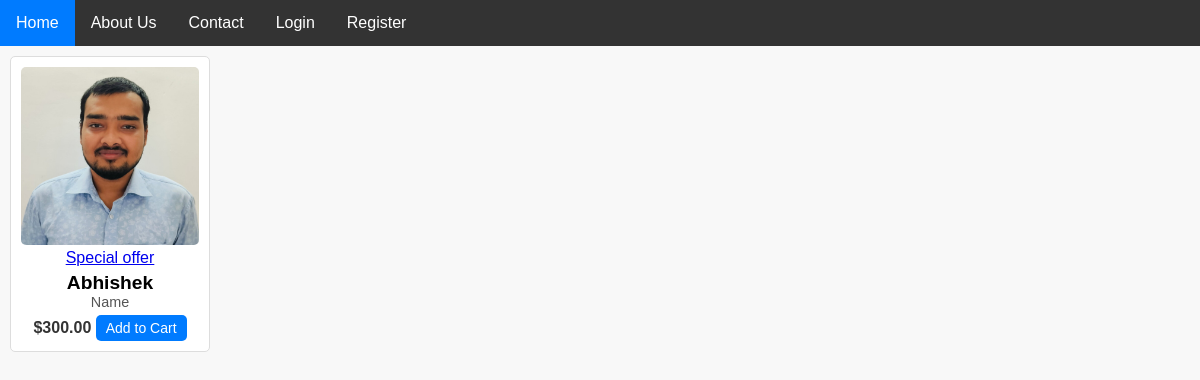
The app's page /, older data.
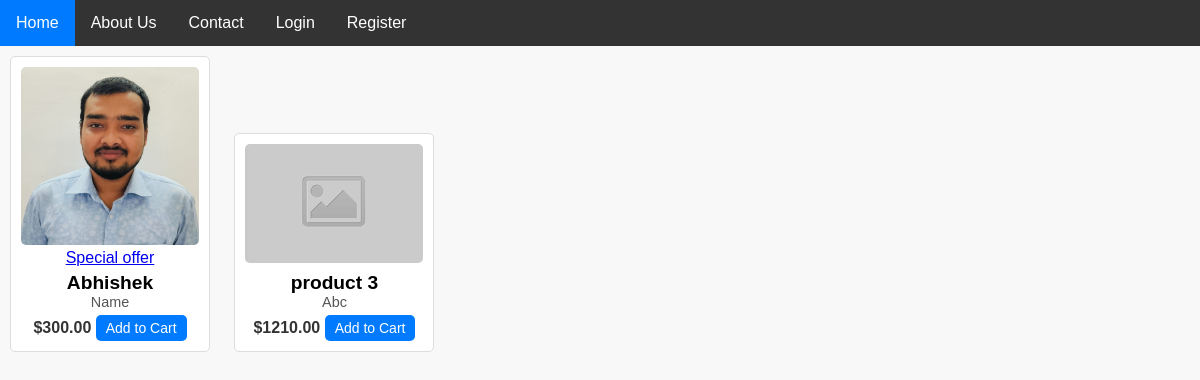
The same page, newer data.
### Ecom_website/models.py (models this page shows, shortened)
class Product(models.Model):
    name = models.CharField(max_length=100)
    img = models.ImageField(blank=True,null=True)
    price = models.DecimalField(max_digits=10, decimal_places=2)
    description = models.TextField()
    offer = models.BooleanField(default=False)

### Ecom_website/views.py (the view)
# urls.py: path('',views.home, name='home'),
def home(request):
    product = Product.objects.all()  # Retrieve all Product objects from the database
    return render(request, 'home.html', {'product': product})

### templates/home.html
{% extends 'base.html' %}
{% block content %}
{% load static %}
<link rel="stylesheet" type="text/css" href="{% static 'styles.css' %}">
{% static "images" as images_dir %}
<div class="row destinations_row">
    <div class="col">
        <div class="product_container item_grid">
            {% for product in product %}
                <div class="product item">
                    <div class="product_image">
                        {% if product.img %}
                        <img src="{{product.img.url}}" class="img-thumbnail" alt="{{product.name}} ">
                        {% else %}
                        <img src="{% static 'images/product.png' %}" class="img-thumbnail" alt="E-Commerce ">
                        {% endif %}
                        {% if product.offer %}
                            <div class="spec_offer text-center"><a href="#">Special offer</a></div>
                        {% endif %}
                        <h2>{{ product.name }}</h2>
                        <p>{{ product.description }}</p>
                        <span>${{ product.price }}</span>
                        <button>Add to Cart</button>
                    </div>
                </div>
            {% endfor %}
        </div>
    </div>
</div>
{% endblock %}

### templates/base.html (shortened to what this page needs)
{% load static %}
<!DOCTYPE html>
<html lang="en">
<head>
    <link rel="stylesheet" type="text/css" href="{% static 'styles.css' %}">
</head>
<body bgcolor="cyan">
    <div class="navbar" id="navbar">
        <a href="#" class="active">Home</a>
        <a href="#">About Us</a>
        <a href="#">Contact</a>
        {% if user.is_authenticated %}
        <a href="#">Profile</a>
        <a href="{% url 'logout' %}">Log Out</a>
        {% else %}
        <a href="{% url 'login' %}">Login</a>
        <a href="{% url 'register' %}">Register</a>
        {% endif %}
    </div>
    {% block content %}
    {% endblock %}
</body>
</html>

### Ecom_website/static/styles.css (style rules this page uses)
* { margin: 0; padding: 0; box-sizing: border-box; }
body { font-family: Arial, sans-serif; background-color: #f8f8f8; margin: 0; padding: 0; }
.product { display: inline-block; width: 200px; margin: 10px; padding: 10px; border: 1px solid #ddd; border-radius: 5px; background-color: #fff; text-align: center; }
.product img { max-width: 100%; height: auto; border-radius: 5px; }
.product h2 { font-size: 1.2em; margin-top: 5px; }
.product p { font-size: 0.9em; color: #555; }
.product span { font-weight: bold; color: #333; }
.product button { background-color: #007bff; color: #fff; border: none; padding: 5px 10px; text-align: center; text-decoration: none; display: inline-block; font-size: 14px; margin-top: 5px; cursor: pointer; border-radius: 5px; }
.navbar { background-color: #333; overflow: hidden; }
.navbar a { float: left; display: block; color: #fff; text-align: center; padding: 14px 16px; text-decoration: none; }
.navbar a.active { background-color: #007bff; }

Row changes from the older to the newer data that the page shows:
added Product: name "product 3", description "Abc", price "1210.00"
